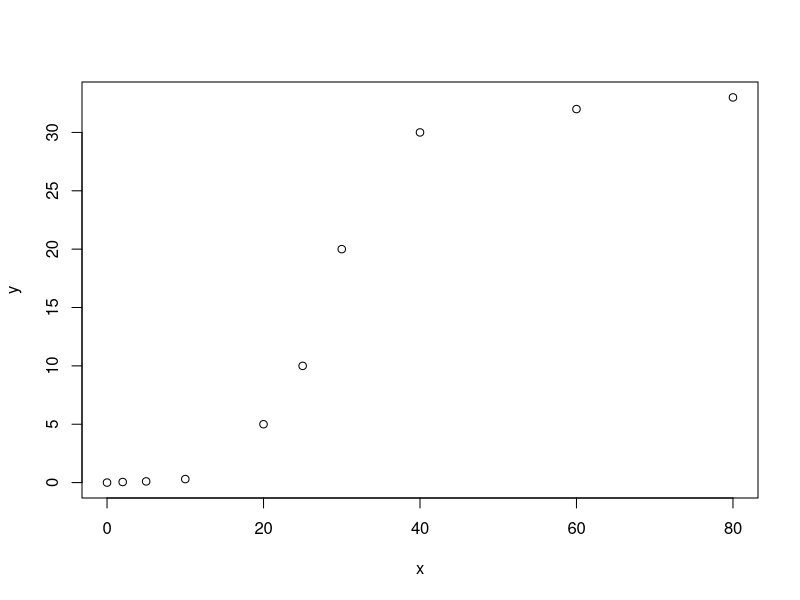
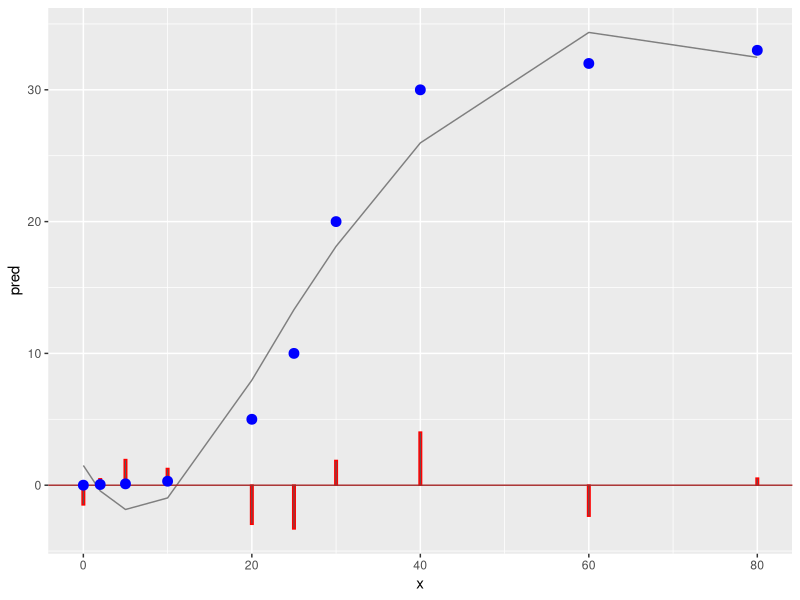
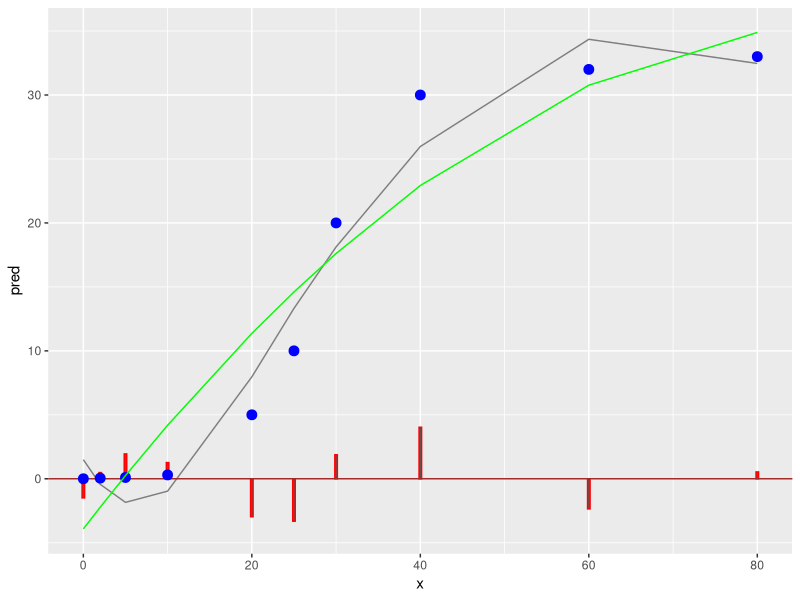

Here is the R script that generated these plots, in order:
## ---- chunk 1
knitr::opts_chunk$set(echo = TRUE)
## ---- chunk 2
suppressPackageStartupMessages(library(tidyverse))
library(splines)
library(splines2)
library(cowplot)

dat <- tibble(x = c(0.0, 2, 5, 10, 20,25, 30,40, 60,80),
              y = c(0.0, 0.05,0.1, 0.3, 5, 10, 20,30, 32, 33))
plot(dat)

## ---- chunk 3
# spline degree
degree = 3
# knots
knots <- c(10, 30)

bSpline(dat$x, knots = knots, degr=degree)
## ---- chunk 4
# degrees of freedom
df = 3

# spline degree
degr = 3         # cubic spline

bSpline(dat$x, df=df, degr=degr)
## ---- chunk 5
fitmodel <- function(df, degr, dat){
   #main curve fit
   fit <- lm(y ~ bSpline(x, df=df, degr=degr), data=dat)
   fit
}


fit <- fitmodel(df=4, degr = 3, dat)  
summary(fit)
## ---- chunk 6
dat$pred <- fit$fitted.values  
dat$resid <- fit$residuals  
dat 
## ---- chunk 7
plotit <- function(dat){
   ggplot(dat) +
      geom_line(aes(x, pred), colour = "gray50") +
      geom_col(aes(x, resid), colour = "red", width=0.3) +
      geom_hline(aes(yintercept=0), colour="brown") +
      geom_point(aes(x, y), colour = "blue", size = 3) 
   
}

fit <- fitmodel(df=4, degr = 3, dat)  
p <- plotit(dat)
p
## ---- chunk 8
# 1st derivative
first.deriv <- lm(y ~ bSpline(x, df=df, degr=degr, derivs=1L), data=dat)

dat$firstD <- first.deriv$fitted.values

p <- p + geom_line(data = dat, aes(x, firstD), color = "green")
p
## ---- chunk 9
# 1st derivative
second.deriv <- lm(y ~ bSpline(x, df=df, degr=degr, derivs=2L), data=dat)

# dat$secondD <- second.deriv$fitted.values

# p <- p + geom_line(data = dat, aes(x, secondD), color = "darkgreen")
# p
